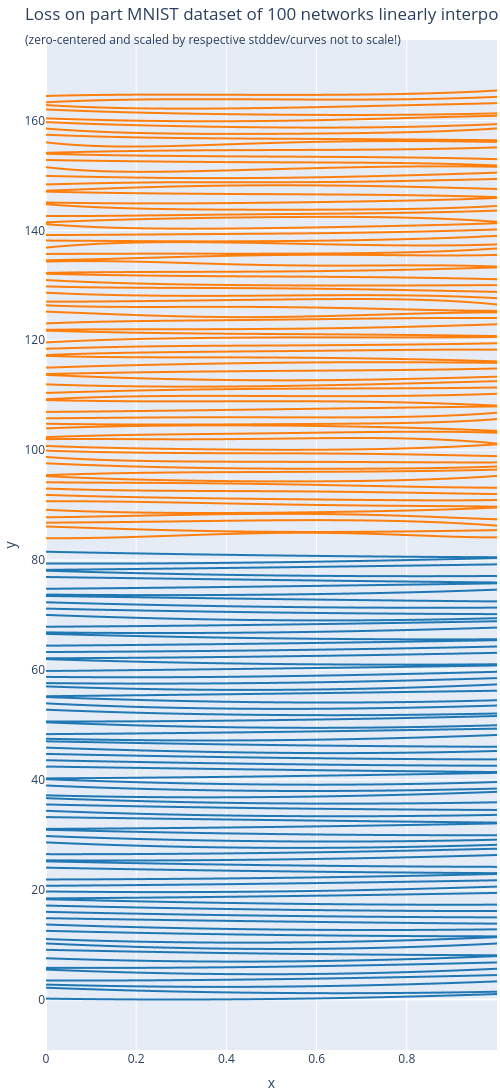

Notebook code cell kept with this figure:
### Code cell
import plotly.express as px
import plotly.colors
import pandas as pd

fig = px.line(pd.DataFrame(
    [dict(x=x, y=(mean_loss-np.min(mean_losses))/((max(mean_losses) - min(mean_losses)) or 1)
          + 1.15 * (i + (run_type == "MLP") * (2 + len(runs_data))), run=run_type+f"-{i}")
        for i, run in enumerate(runs_data)
        for run_type, mean_losses in [("WMLP", run["mean_losses_wmlp"]), ("MLP", run["mean_losses_mlp"])]
        for mean_loss, x in zip(mean_losses, np.linspace(0, 1, len(mean_losses)))
    ]),
    x="x", y="y", color="run",
    title="Loss on part MNIST dataset of 100 networks linearly interpolated between random untrained networks\n",
    subtitle="(zero-centered and scaled by respective stddev/curves not to scale!)",
    width=500,
    height=5000,
    color_discrete_map={**{f"WMLP-{i}": plotly.colors.DEFAULT_PLOTLY_COLORS[0] for i in range(len(runs_data))},
                        **{f"MLP-{i}": plotly.colors.DEFAULT_PLOTLY_COLORS[1] for i in range(len(runs_data))}},
)
fig.update_layout(margin=dict(l=0, r=0, t=40, b=0), showlegend=False)
fig
